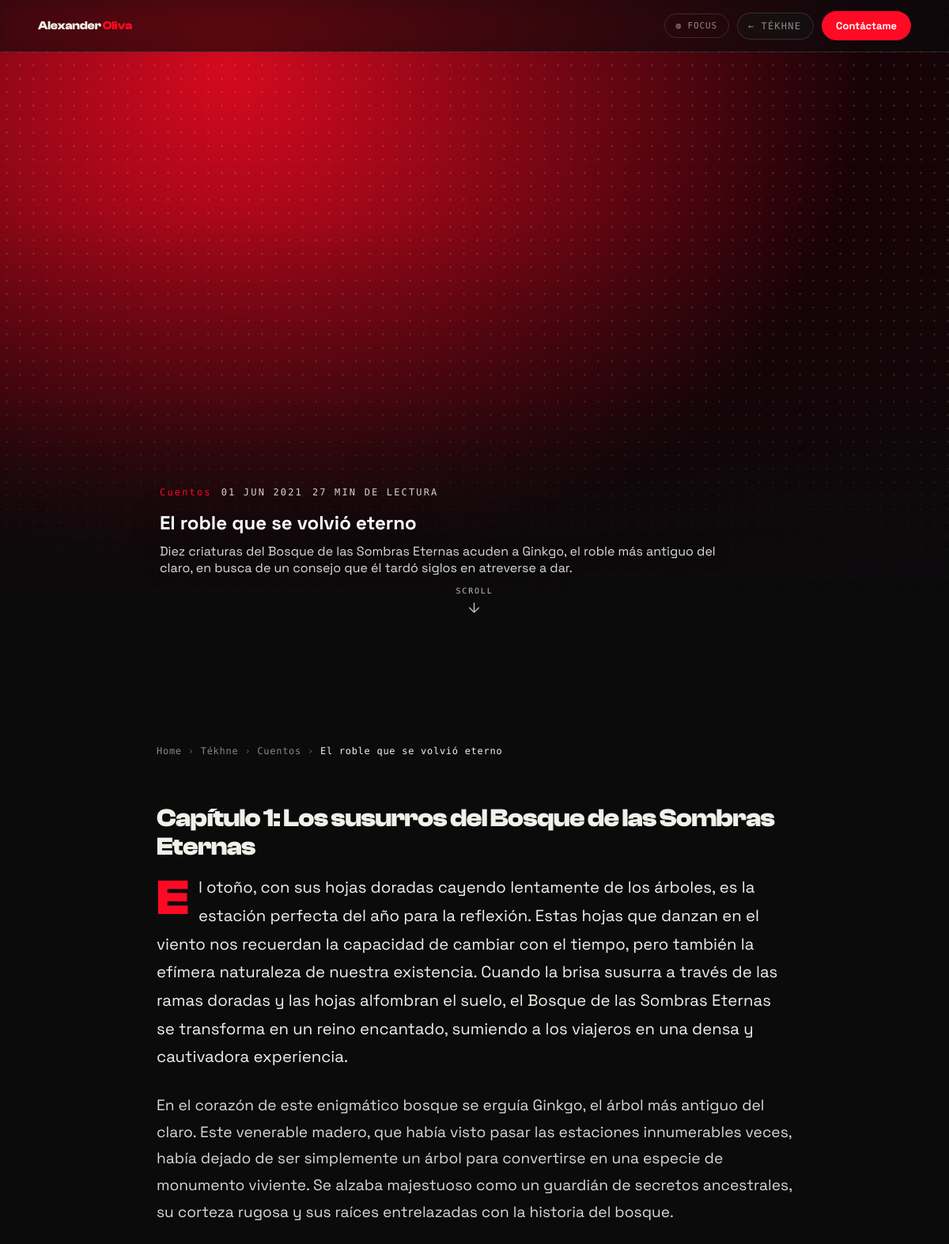
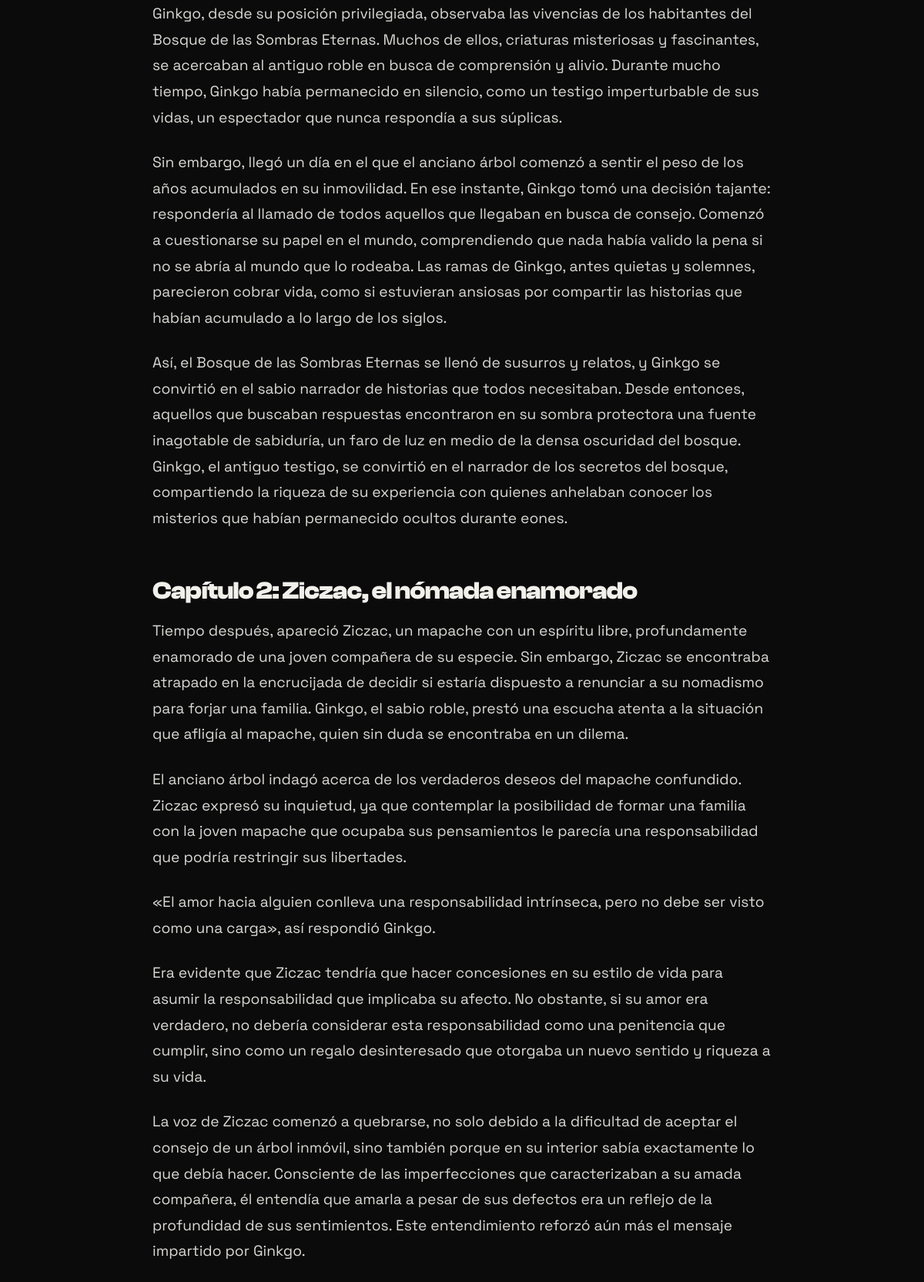
/tekhne/el-roble-que-se-volvio-eterno (upper part), run on the app's committed database (2 pictures, top to bottom).
### tables this page shows
CREATE TABLE blog (
    id          INT AUTO_INCREMENT PRIMARY KEY,
    titulo      VARCHAR(180) NOT NULL,
    slug        VARCHAR(180) NULL,                
    estado      ENUM('borrador','publicado') NOT NULL DEFAULT 'publicado',
    categoria   VARCHAR(60)  NULL,
    fecha_pub   DATE         NULL,
    descripcion TEXT         NULL,                
    contenido   MEDIUMTEXT   NULL,                
    cover_img   VARCHAR(160) NULL,
    ref_tipo    VARCHAR(20)  NULL,                
    ref_id      INT          NULL,                
    visitas     INT          NOT NULL DEFAULT 0,  
    orden       INT          NOT NULL DEFAULT 0,
    creado      TIMESTAMP    DEFAULT CURRENT_TIMESTAMP
);

### Router.php (called while the page is built, shortened)
<?php
class Router
{
    public function render($view, $datos = [], $layout = 'layout')
    {
        include_once __DIR__ . "/views/$view.php";
    }
}

### controllers/PortfolioController.php (called while the page is built, shortened)
<?php
class PortfolioController
{
    public static function articulo(Router $router)
    {
        $slug = trim($_GET['slug'] ?? '');
        $id   = (int) ($_GET['id'] ?? 0);
        $post = $slug !== '' ? Blog::porSlug($slug) : ($id ? Blog::find($id) : null);
        $recursos = BlogRecurso::resolver(BlogRecurso::deEntrada((int) $post->id));
        $router->render('blog/articulo', [
            'titulo' => $post->titulo . ' - Tékhne · Alexander Oliva',
            'metaDescripcion' => $post->descripcion,
            'ogTitulo' => $post->titulo,
            'ogImagen' => $post->cover_img ? urlSubida('blog', $post->cover_img) : '/build/img/profile.png',
            'ogTipo'   => 'article',
            'ogFecha'  => $post->fecha_pub ?: null,
            'canonical' => 'https://alexanderoliva.com/tekhne/' . ($post->slug ?: $post->id),
            'post'     => $post,
            'recursos' => $recursos,
        ], 'portfolio-layout');
    }
}

### models/Blog.php (called while the page is built, shortened)
<?php
class Blog extends ActiveRecord {
    protected static $tabla = 'blog';
    public $contenido;
    public function __construct($args = []) {
        $this->contenido   = $args['contenido']   ?? '';
    }
    public static function porSlug(string $slug) {
        $slug = self::$db->escape_string($slug);
        $r = self::consultarSQL("SELECT * FROM " . static::$tabla . " WHERE slug = '{$slug}' LIMIT 1");
        return array_shift($r);
    }
    public static function registrarVisita(int $id) : void {
        $id = (int) $id;
        self::$db->query("UPDATE " . static::$tabla . " SET visitas = visitas + 1 WHERE id = {$id}");
    }
    public function tiempoLectura() : int {
        $texto = (string) $this->contenido;
        $texto = preg_replace('/!\[[^\]]*\]\([^)]*\)/', '', $texto);
        $texto = trim(strip_tags($texto));
        return max(1, (int) ceil(str_word_count($texto) / 200));
    }
}

### models/ActiveRecord.php (called while the page is built, shortened)
<?php
class ActiveRecord {
    protected static $db;
    public static function setDB($database) {
        self::$db = $database;
    }
    public static function consultarSQL($query) {
        $resultado = self::$db->query($query);
        $array = [];
        while($registro = $resultado->fetch_assoc()) {
            $array[] = static::crearObjeto($registro);
        }
        return $array;
    }
    protected static function crearObjeto($registro) {
        $objeto = new static;
        foreach($registro as $key => $value ) {
            if(property_exists( $objeto, $key  )) {
                $objeto->$key = $value;
            }
        }
        return $objeto;
    }
}

### includes/funciones.php (called while the page is built, shortened)
<?php
function s($html = '') : string {
    return htmlspecialchars($html ?? '');
}
function waLink(string $mensaje = '') : string {
    $base = 'https://wa.me/525637185620';
    return $mensaje !== '' ? $base . '?text=' . rawurlencode($mensaje) : $base;
}
function generarSlug(string $texto) : string {
    $texto = strtolower(trim($texto));
    $texto = strtr($texto, ['á'=>'a','é'=>'e','í'=>'i','ó'=>'o','ú'=>'u','ñ'=>'n','ü'=>'u']);
    $texto = preg_replace('/[^a-z0-9]+/', '-', $texto);
    return trim($texto, '-') ?: 'articulo';
}

### views/blog/articulo.php (the view, shortened to what this page needs)
<link rel="stylesheet" href="/build/css/paginas.css">
<div id="ao-app" data-theme="dark">
<div data-barba-namespace="blog-articulo">
    <header class="pg-top">
        <a href="/" class="brand">Alexander <span>Oliva</span></a>
        <div class="pg-actions">
            <button type="button" id="pg-focus" class="pg-focus-btn pg-focus-fab" aria-pressed="false" title="Modo lectura">◍ Focus</button>
            <a class="pg-back" href="/tekhne">Tékhne</a>
            <a class="pg-wa" href="<?php echo waLink('Hola Alexander, leí tu artículo «' . $post->titulo . '».'); ?>" target="_blank" rel="noopener">Contáctame</a>
        </div>
    </header>
    <?php
    $ao_grads = [
        'repeating-linear-gradient(45deg,rgba(255,255,255,.06) 0 2px,transparent 2px 15px),linear-gradient(135deg,var(--accent) 0%,#1a0207 55%,#0b0b0c 100%)',
        'radial-gradient(rgba(255,255,255,.14) 1px,transparent 1.6px) 0 0/17px 17px,radial-gradient(130% 130% at 24% 18%,var(--accent) 0%,#1a0207 52%,#0b0b0c 100%)',
        'repeating-linear-gradient(90deg,rgba(255,255,255,.05) 0 1px,transparent 1px 13px),linear-gradient(115deg,#0b0b0c 18%,#1a0207 55%,var(--accent) 100%)',
    ];
    ?>
    <section class="art-hero" id="art-hero">
        <div class="art-hero-media" id="art-hero-media" style="view-transition-name:ao-cover">
            <?php if (!empty($post->cover_img)) : ?>
                <img src="<?php echo urlSubida('blog', $post->cover_img); ?>" alt="<?php echo s($post->titulo); ?>">
            <?php else : ?>
                <div class="art-hero-grad" style="background:<?php echo $ao_grads[(int) $post->id % count($ao_grads)]; ?>"></div>
            <?php endif; ?>
        </div>
        <div class="art-hero-scrim"></div>
        <div class="art-hero-inner">
            <div class="pg-kicker art-hero-el">
                <span class="acc"><?php echo s($post->categoria); ?></span>
                <span><?php echo $post->fecha_pub ? strtoupper(date('d M Y', strtotime($post->fecha_pub))) : ''; ?></span>
                <span><?php echo $post->tiempoLectura(); ?> MIN DE LECTURA</span>
            </div>
            <h1 class="pg-title art-hero-el"><?php echo s($post->titulo); ?></h1>
            <?php if (!empty($post->descripcion)) : ?><p class="pg-lead art-hero-el"><?php echo s($post->descripcion); ?></p><?php endif; ?>
        </div>
        <div class="art-hero-cue" id="art-hero-cue" aria-hidden="true">
            <span>Scroll</span>
            <svg viewBox="0 0 24 24" fill="none" stroke="currentColor" stroke-width="1.8" stroke-linecap="round" stroke-linejoin="round"><path d="M12 5v14M19 12l-7 7-7-7"/></svg>
        </div>
    </section>
    <main class="pg pg--article">
        <nav class="pg-crumb" data-anim aria-label="Ruta de navegación">
            <a href="/">Home</a><span>›</span>
            <a href="/tekhne">Tékhne</a><span>›</span>
            <a href="/tekhne/categoria/<?php echo s(generarSlug($post->categoria)); ?>"><?php echo s($post->categoria); ?></a><span>›</span>
            <span class="cur"><?php echo s($post->titulo); ?></span>
        </nav>
        <article class="pg-body" data-anim>
            <?php echo $post->contenido;  ?>
        </article>
    </main>
</div>
</div>

### public/build/css/portfolio.css (style rules this page uses)
* { box-sizing:border-box }
html,body { margin:0;padding:0 }
body { background:#0b0b0c }
#ao-app[data-theme=dark] { --bg: #0b0b0c;--fg: #f2f0ea;--muted: rgba(242, 240, 234, .54);--line: rgba(242, 240, 234, .14);--surface: #151517;--accent: #ff0a24;--accent-fg: #ffffff;--chip: #f4f1ea;--chip-fg: #141210;--inv-bg: #f4f1ea;--inv-fg: #151311;--inv-muted: rgba(21, 19, 17, .6);--inv-line: rgba(21, 19, 17, .16);--sh-sm: 0 1px 2px rgba(0, 0, 0, .20), 0 4px 12px rgba(0, 0, 0, .22);--sh-md: 0 2px 6px rgba(0, 0, 0, .18), 0 10px 30px rgba(0, 0, 0, .30);--sh-lg: 0 4px 14px rgba(0, 0, 0, .20), 0 18px 50px rgba(0, 0, 0, .36);--sh-xl: 0 6px 22px rgba(0, 0, 0, .24), 0 30px 74px rgba(0, 0, 0, .44) }
.pg-top { view-transition-name:ao-topbar }

### data on the page
blog: categoria "Cuentos", fecha_pub "01 JUN 2021", contenido "27", titulo "El roble que se volvió eterno", descripcion "Diez criaturas del Bosque de las Sombras Eternas acuden a Ginkgo, el roble más antiguo del claro, en busca de un consejo que él tardó siglos en atreverse a dar.", contenido "Capítulo 1: Los susurros del Bosque de las Sombras Eternas El otoño, con sus hojas doradas cayendo lentamente de los árboles, es la estación perfecta del año para la reflexión. Estas hojas que danzan en el viento nos recuerdan la capacidad de cambiar con el tiempo, pero también la efímera naturaleza de nuestra existencia. Cuando la brisa susurra a través de las ramas doradas y las hojas alfombran el suelo, el Bosque de las Sombras Eternas se transforma en un reino encantado, sumiendo a los viajeros en una densa y cautivadora experiencia. En el corazón de este enigmático bosque se erguía Ginkgo, el árbol más antiguo del claro. Este venerable madero, que había visto pasar las estaciones…"
